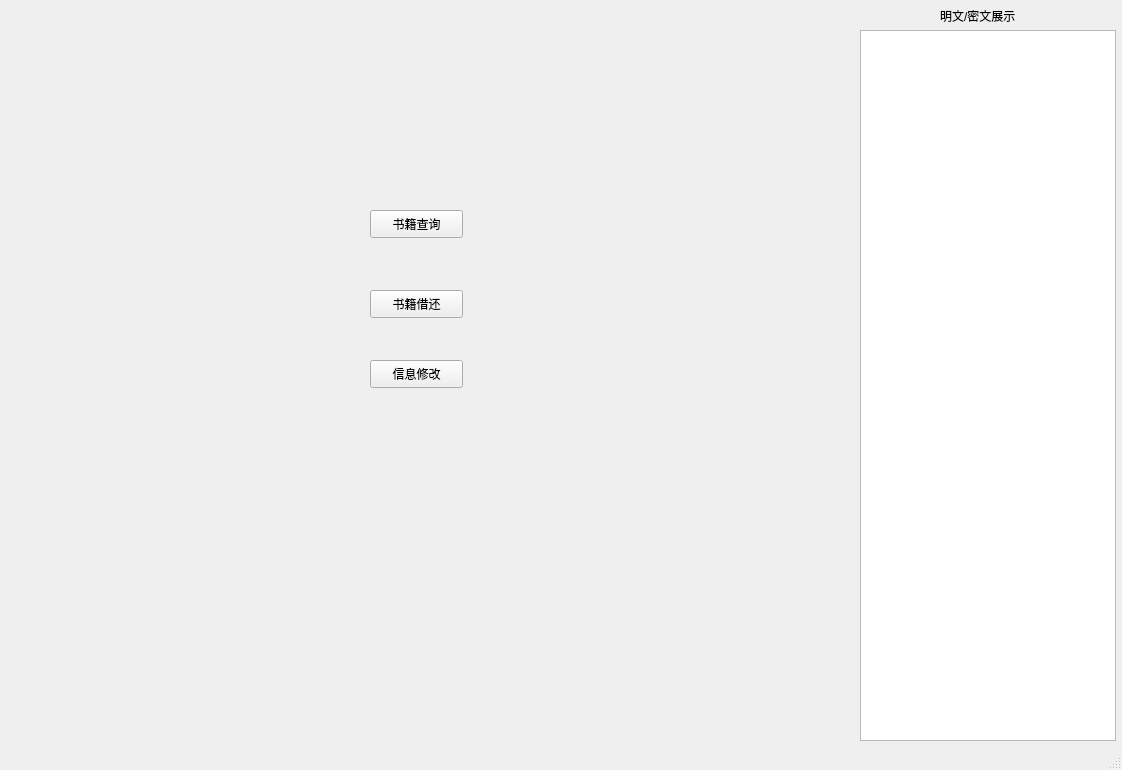
<?xml version="1.0" encoding="UTF-8"?>
<ui version="4.0">
 <class>MainWindow</class>
 <widget class="QMainWindow" name="MainWindow">
  <property name="geometry">
   <rect>
    <x>0</x>
    <y>0</y>
    <width>1122</width>
    <height>770</height>
   </rect>
  </property>
  <property name="windowTitle">
   <string>图书管理系统-读者</string>
  </property>
  <widget class="QWidget" name="centralwidget">
   <widget class="QTextBrowser" name="textBrowser">
    <property name="geometry">
     <rect>
      <x>860</x>
      <y>30</y>
      <width>256</width>
      <height>711</height>
     </rect>
    </property>
   </widget>
   <widget class="QLabel" name="label">
    <property name="geometry">
     <rect>
      <x>940</x>
      <y>0</y>
      <width>101</width>
      <height>31</height>
     </rect>
    </property>
    <property name="text">
     <string>明文/密文展示</string>
    </property>
   </widget>
   <widget class="QPushButton" name="pushButton">
    <property name="geometry">
     <rect>
      <x>370</x>
      <y>210</y>
      <width>93</width>
      <height>28</height>
     </rect>
    </property>
    <property name="text">
     <string>书籍查询</string>
    </property>
   </widget>
   <widget class="QPushButton" name="pushButton_2">
    <property name="geometry">
     <rect>
      <x>370</x>
      <y>360</y>
      <width>93</width>
      <height>28</height>
     </rect>
    </property>
    <property name="text">
     <string>信息修改</string>
    </property>
   </widget>
   <widget class="QPushButton" name="pushButton_3">
    <property name="geometry">
     <rect>
      <x>370</x>
      <y>290</y>
      <width>93</width>
      <height>28</height>
     </rect>
    </property>
    <property name="text">
     <string>书籍借还</string>
    </property>
   </widget>
  </widget>
  <widget class="QStatusBar" name="statusbar"/>
 </widget>
 <resources/>
 <connections/>
</ui>
